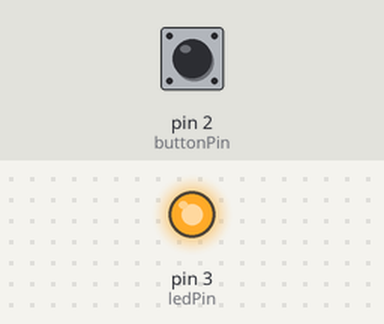
A sketch run on a simulated Arduino Uno, built with avr-gcc and run on an emulated ATmega328P. Shown: output pins drawn as LEDs (lit = HIGH). Dashed ring = blinking. Inputs (shaded band) come from the test bench; at power-on: pin 2 (buttonPin) HIGH.

Above: at 1.2 s.
1.3 s: pin 2 (buttonPin) pulled LOW for 0.15 s
At 2.1 s:
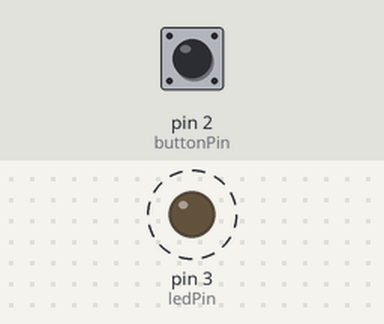
Timing chart, 0 to 10.4 s (numbered marks = the images above; inputs shaded):
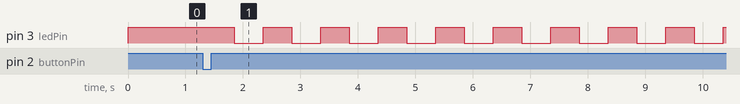

Measured:
- after the input at 1.3 s, pin 3 (ledPin): alternates HIGH for 0.50 s and LOW for 0.50 s, starting after 0.55 s

The sketch:

hw32.ino
```cpp
// Define pins
const int buttonPin = 2;  // Button connected to pin D2
const int ledPin = 3;     // LED connected to pin D3 as required[cite: 1]

// State tracking variables
int buttonState = 0;         // Current reading from the input pin
int lastButtonState = HIGH;  // Previous reading from the input pin (using INPUT_PULLUP)
int mode = 0;                // Current blinking mode (0 to 3)

// Debounce timing variables
unsigned long lastDebounceTime = 0;
unsigned long debounceDelay = 50;

// Timing variables for non-blocking blinking modes
unsigned long previousMillis = 0;
bool ledState = LOW;

void setup() {
  pinMode(buttonPin, INPUT_PULLUP); // Button uses internal pull-up resistor
  pinMode(ledPin, OUTPUT);          // LED pin set as output
}

void loop() {
  // Read the state of the switch/button
  int reading = digitalRead(buttonPin);

  // If the switch changed, due to noise or pressing, reset the debouncing timer
  if (reading != lastButtonState) {
    lastDebounceTime = millis();
  }

  if ((millis() - lastDebounceTime) > debounceDelay) {
    // Whatever the reading is at, it's been there for longer than the debounce delay,
    // so take it as the actual current state:
    if (reading != buttonState) {
      buttonState = reading;

      // Only toggle state when the button is pressed (transition from HIGH to LOW)
      if (buttonState == LOW) {
        mode = (mode + 1) % 4; // Cycles through 0, 1, 2, 3[cite: 1]
      }
    }
  }

  lastButtonState = reading;

  // Execute behavior based on the current mode
  unsigned long currentMillis = millis();

  switch (mode) {
    case 0: // State 1: Steady lighting[cite: 1]
      digitalWrite(ledPin, HIGH);
      break;

    case 1: // State 2: Slow blink (~1000ms interval)[cite: 1]
      if (currentMillis - previousMillis >= 500) {
        previousMillis = currentMillis;
        ledState = !ledState;
        digitalWrite(ledPin, ledState);
      }
      break;

    case 2: // State 3: Medium blink (~300ms interval)[cite: 1]
      if (currentMillis - previousMillis >= 150) {
        previousMillis = currentMillis;
        ledState = !ledState;
        digitalWrite(ledPin, ledState);
      }
      break;

    case 3: // State 4: Fast blink (~100ms interval)[cite: 1]
      if (currentMillis - previousMillis >= 50) {
        previousMillis = currentMillis;
        ledState = !ledState;
        digitalWrite(ledPin, ledState);
      }
      break;
  }
}
```
